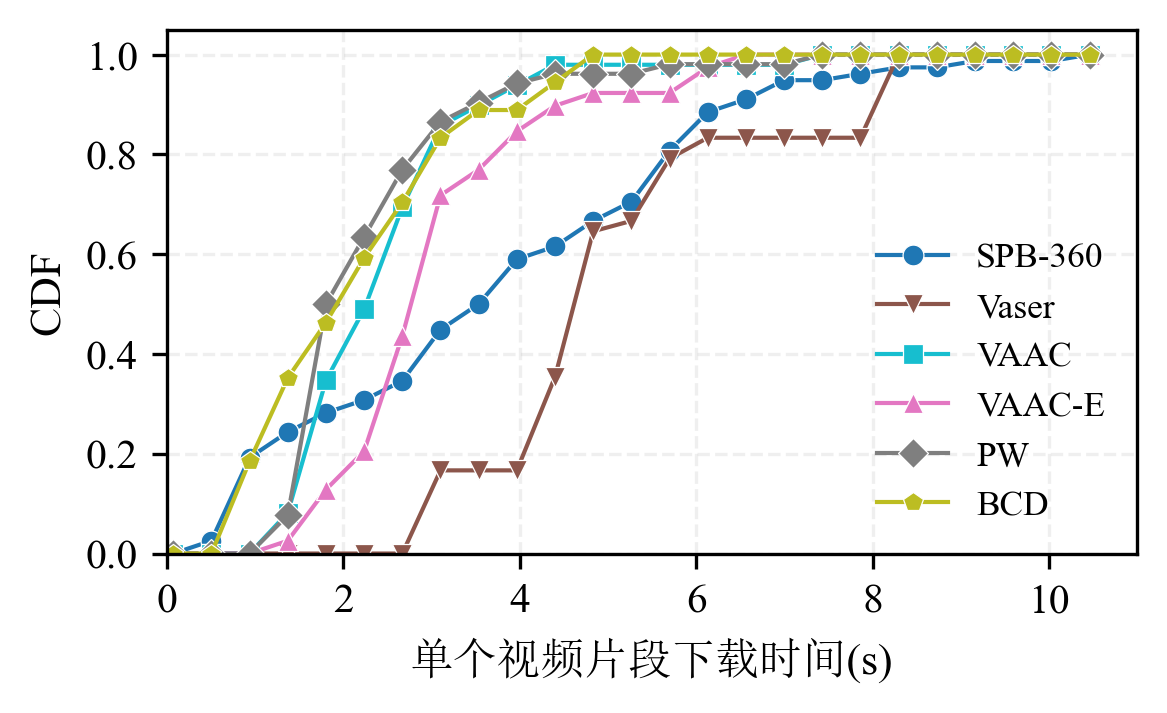

The Python source for this figure:
import matplotlib.pyplot as plt
import numpy as np
import pandas as pd

# 设置全局字体
plt.rcParams['font.sans-serif'] = ['SimHei', 'Microsoft YaHei', 'DejaVu Sans']
plt.rcParams['axes.unicode_minus'] = False


def plot_bandwidth_cdf(data_list, colors=None, markers=None, labels=None,
                       title='', show_grid=True, save_path=None,
                       num_markers=15, **kwargs):
    """
    绘制带宽数据的CDF曲线图，所有线的标记点有相同的x轴位置且等间距，标记点之间用直线连接

    参数:
    ----------
    data_list : list of lists
        带宽数据列表，每个子列表代表一条线的数据

    colors : list
        颜色列表（长度应与数据列表相同）

    markers : list
        标记形状列表

    labels : list
        图例标签列表

    title : str
        图表标题

    show_grid : bool
        是否显示网格

    save_path : str
        保存路径

    num_markers : int
        标记点数量，所有线将使用相同数量的标记点

    **kwargs :
        其他图形参数，如figure_size, line_width, alpha等
    """

    # 获取线条数量
    n_lines = len(data_list)

    # 设置默认值
    if colors is None:
        colors = [
            '#4E79A7',  # 深蓝色
            '#F28E2B',  # 橙色
            '#E15759',  # 红色
            '#76B7B2',  # 蓝绿色
            '#59A14F',  # 绿色
            '#EDC948'  # 黄色
        ]

    if markers is None:
        markers = ['o', 'v', 's', '^', 'D', 'p', '*', 'X']

    if labels is None:
        labels = [f'线路{i + 1}' for i in range(n_lines)]

    # 找到所有数据的x轴范围（最小值和最大值）
    all_values = np.concatenate(data_list)
    x_min = np.min(all_values)
    x_max = np.max(all_values)

    # 生成统一的x轴标记点位置（等间距）
    marker_x_positions = np.linspace(x_min, x_max, num_markers)

    # 创建图形
    fig_size = kwargs.get('figure_size', (12, 8))
    fig, ax = plt.subplots(figsize=fig_size)

    # 绘制每条线的CDF
    for i in range(n_lines):
        values = np.array(data_list[i])
        values_sorted = np.sort(values)

        # 计算CDF
        cdf_values = np.arange(1, len(values_sorted) + 1) / len(values_sorted)

        # 对于每个统一的x轴位置，计算对应的CDF值
        marker_cdf_values = np.zeros(num_markers)
        for j, x_pos in enumerate(marker_x_positions):
            # 找到小于等于x_pos的数据比例
            count_leq = np.sum(values_sorted <= x_pos)
            marker_cdf_values[j] = count_leq / len(values_sorted)

        # 确保第一条线从(0,0)开始，最后一条线到(最大值,1)结束
        if i == 0:  # 第一条线
            marker_cdf_values[0] = 0.0  # 确保从0开始
        if i == n_lines - 1:  # 最后一条线
            marker_cdf_values[-1] = 1.0  # 确保到1结束

        # 方法1：用折线连接这些标记点（直线连接）
        # 这里使用'-'样式，表示标记点之间用直线连接
        ax.plot(marker_x_positions, marker_cdf_values,
                linestyle='-',  # 直线连接
                color=colors[i] if i < len(colors) else None,
                linewidth=kwargs.get('line_width', 2),
                alpha=kwargs.get('alpha', 0.9),
                marker=markers[i % len(markers)],
                markersize=kwargs.get('marker_size', 8),
                markeredgecolor='white',
                markeredgewidth=1,
                label=labels[i] if i < len(labels) else f'Line {i + 1}')

        # 方法2（可选）：绘制完整的CDF曲线作为背景
        if kwargs.get('show_full_curve', False):
            ax.plot(values_sorted, cdf_values,
                    linestyle='--',
                    color=colors[i] if i < len(colors) else None,
                    linewidth=kwargs.get('line_width', 1),
                    alpha=0.3)

    # 设置图形属性
    ax.set_title(title, fontsize=16, fontweight='bold', pad=20, fontname='SimHei')
    ax.set_xlabel('单个视频片段下载时间(s)', fontsize=12, fontname='SimHei')
    ax.set_ylabel('CDF', fontsize=12, fontname='SimHei')

    # 设置坐标轴范围
    ax.set_xlim(left=0)
    ax.set_ylim(0, 1.05)

    # 添加网格
    if show_grid:
        ax.grid(True, alpha=0.2, linestyle='--')

    # 添加图例
    ax.legend(fontsize=11, loc='lower right',
              borderaxespad=0.5, prop={'family': 'SimHei', 'size': 10})

    # 调整布局
    plt.tight_layout()

    # 保存图片
    if save_path:
        dpi = kwargs.get('dpi', 300)
        plt.savefig(save_path, dpi=dpi, bbox_inches='tight')
        print(f"图片已保存至: {save_path}")

    return fig, ax


def plot_bandwidth_cdf_explicit_lines(data_list, colors=None, markers=None, labels=None,
                                      title='', show_grid=True, save_path=None,
                                      num_markers=15, **kwargs):
    """
    绘制带宽数据的CDF曲线图，明确用直线段连接相邻标记点

    这个版本更明确地展示了直线连接的过程
    """

    # 获取线条数量
    n_lines = len(data_list)

    # 设置默认值
    if colors is None:
        colors = [
            '#4E79A7',  # 深蓝色
            '#F28E2B',  # 橙色
            '#E15759',  # 红色
            '#76B7B2',  # 蓝绿色
            '#59A14F',  # 绿色
            '#EDC948'  # 黄色
        ]

    if markers is None:
        markers = ['o', 'v', 's', '^', 'D', 'p', '*', 'X']

    if labels is None:
        labels = [f'线路{i + 1}' for i in range(n_lines)]

    # 找到所有数据的x轴范围（最小值和最大值）
    all_values = np.concatenate(data_list)
    x_min = np.min(all_values)
    x_max = np.max(all_values)

    # 生成统一的x轴标记点位置（等间距）
    marker_x_positions = np.linspace(x_min, x_max, num_markers)

    # 创建图形
    fig_size = kwargs.get('figure_size', (12, 8))
    fig, ax = plt.subplots(figsize=fig_size)

    # 绘制每条线的CDF
    for i in range(n_lines):
        values = np.array(data_list[i])
        values_sorted = np.sort(values)

        # 计算CDF
        cdf_values = np.arange(1, len(values_sorted) + 1) / len(values_sorted)

        # 对于每个统一的x轴位置，计算对应的CDF值
        marker_cdf_values = np.zeros(num_markers)
        for j, x_pos in enumerate(marker_x_positions):
            # 找到小于等于x_pos的数据比例
            count_leq = np.sum(values_sorted <= x_pos)
            marker_cdf_values[j] = count_leq / len(values_sorted)

        # 确保起点和终点正确
        marker_cdf_values[0] = 0.0  # 所有线从0开始
        marker_cdf_values[-1] = 1.0  # 所有线到1结束

        # 明确用直线连接相邻标记点
        # 先绘制直线段
        for j in range(num_markers - 1):
            x_segment = [marker_x_positions[j], marker_x_positions[j + 1]]
            y_segment = [marker_cdf_values[j], marker_cdf_values[j + 1]]
            ax.plot(x_segment, y_segment,
                    linestyle='-',
                    color=colors[i] if i < len(colors) else None,
                    linewidth=kwargs.get('line_width', 2),
                    alpha=kwargs.get('alpha', 0.9))

        # 再绘制标记点
        ax.plot(marker_x_positions, marker_cdf_values,
                linestyle='',
                color=colors[i] if i < len(colors) else None,
                marker=markers[i % len(markers)],
                markersize=kwargs.get('marker_size', 8),
                markeredgecolor='white',
                markeredgewidth=1,
                label=labels[i] if i < len(labels) else f'Line {i + 1}')

    # 设置图形属性
    ax.set_title(title, fontsize=16, fontweight='bold', pad=20, fontname='SimHei')
    ax.set_xlabel('单个视频片段下载时间(s)', fontsize=12, fontname='SimHei')
    ax.set_ylabel('CDF', fontsize=12, fontname='SimHei')

    # 设置坐标轴范围
    ax.set_xlim(left=0)
    ax.set_ylim(0, 1.05)

    # 添加网格
    if show_grid:
        ax.grid(True, alpha=0.2, linestyle='--')

    # 添加图例
    ax.legend(fontsize=11, loc='lower right',
              borderaxespad=0.5, prop={'family': 'SimHei', 'size': 10})

    # 调整布局
    plt.tight_layout()

    # 保存图片
    if save_path:
        dpi = kwargs.get('dpi', 300)
        plt.savefig(save_path, dpi=dpi, bbox_inches='tight')
        print(f"图片已保存至: {save_path}")

    return fig, ax


if __name__ == "__main__":
    SPB360_live_delay_list = [
        float(x.split()[3]) / 1000.0
        for x in open("../raw_data/chunk_data_aggregation/SPB-360_chunk_data.csv", 'r').readlines()
    ]

    Vaser_live_delay_list = [
        float(x.split()[3]) / 1000.0
        for x in open("../raw_data/chunk_data_aggregation/Vaser_chunk_data.csv", 'r').readlines()
    ]

    VAAC_live_delay_list = [
        float(x.split()[3]) / 1000.0
        for x in open("../raw_data/chunk_data_aggregation/VAAC_chunk_data.csv", 'r').readlines()
    ]

    VAAC_E_live_delay_list = [
        float(x.split()[3]) / 1000.0
        for x in open("../raw_data/chunk_data_aggregation/VAAC-E_chunk_data.csv", 'r').readlines()
    ]

    PW_live_delay_list = [
        float(x.split()[3]) / 1000.0
        for x in open("../raw_data/chunk_data_aggregation/PW_chunk_data.csv", 'r').readlines()
    ]

    BCD_live_delay_list = [
        float(x.split()[3]) / 1000.0
        for x in open("../raw_data/chunk_data_aggregation/BCD_chunk_data.csv", 'r').readlines()
    ]

    all_data = [SPB360_live_delay_list, Vaser_live_delay_list, VAAC_live_delay_list, VAAC_E_live_delay_list,
                PW_live_delay_list, BCD_live_delay_list]

    custom_colors = np.vstack([plt.cm.tab10(np.linspace(0, 1, 3)), plt.cm.tab10([6, 7, 8])])

    custom_markers = ['o', 'v', 's', '^', 'D', 'p']

    custom_labels = ['SPB-360', 'Vaser', 'VAAC', 'VAAC-E', 'PW', 'BCD']

    fig1, ax1 = plot_bandwidth_cdf(
        data_list=all_data,
        colors=custom_colors,
        markers=custom_markers,
        labels=custom_labels,
        title='',
        show_grid=True,
        save_path='download_time.png',
        num_markers=30,
        figure_size=(12, 8),
        line_width=2.5,
        alpha=0.85,
        marker_size=14,
        dpi=300,
        show_full_curve=False  # 是否显示原始完整CDF曲线作为背景
    )

    plt.show()
